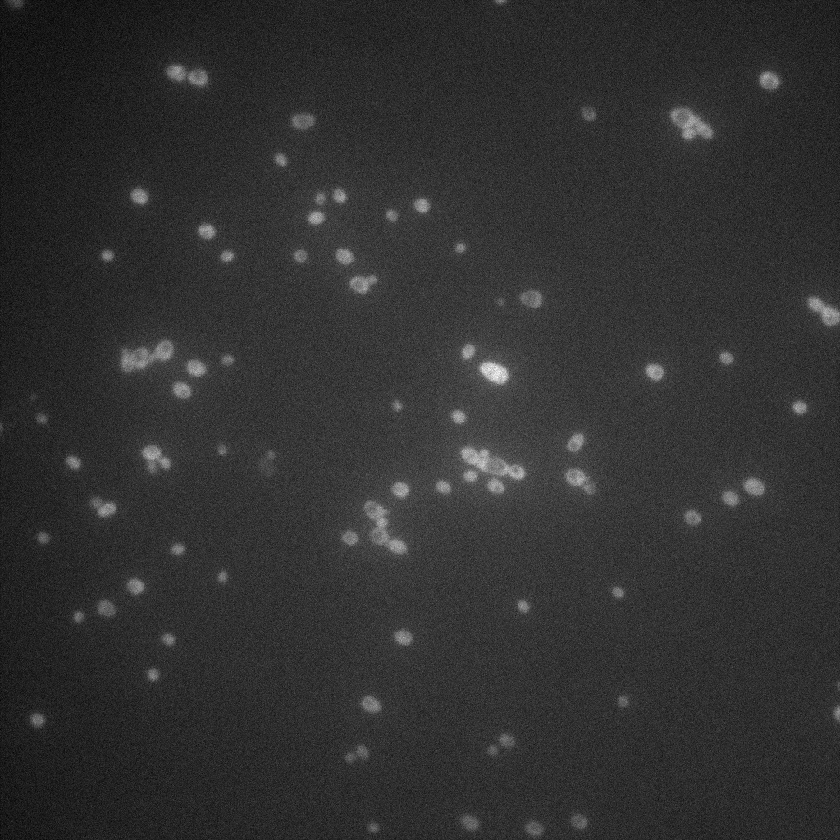
%> input picture Examples/APP/APP_V_5.1/bfmatlab/Plan_1.nd2.tif, 840 x 840 px, shrunk from 1024 x 1024 before the run
$ octave --eval "result = edgeFun('bfmatlab/Plan_1.nd2.tif');"   (GNU Octave 9; MATLAB toolbox functions it lacks are replaced by stand-ins)
%> lines starting %> are read from the running program, lines starting %| are printed output that depends on the picture; in (x1, y1, x2, y2) boxes, pixels count from 0 and x2, y2 are one past the last pixel; in counts of white or black regions, pixels touching at a corner belong together; the program's own positions count from 1
function [I,foreground]=edgeFun(filename,rforgaussion,rforclosing)
%> called with filename = 'bfmatlab/Plan_1.nd2.tif'
warning('off');
if ischar(filename)
    sample=(imread(filename));
%> sample is the input picture: size 840x840 uint16; min 558, max 1038, mean 651.5
else
    sample=filename;
end
%sample=imadjust(sample);
if (nargin<3)
    rforclosing=ceil(min(size(sample,1),size(sample,2))/1000);
%> rforclosing = 1
    if (nargin<2)
        rforgaussion=1;
    end
end

% initial saddle plot
if (size(sample,3)>1)
    gsample=rgb2gray(sample);
else
    gsample=sample;
end
if (rforgaussion)
    I=double(imgaussfilt(gsample,rforgaussion));
else
    I=double(gsample);
end
Ia=I(3:end,2:end-1)+I(1:end-2,2:end-1)-I(2:end-1,1:end-2)-I(2:end-1,3:end);
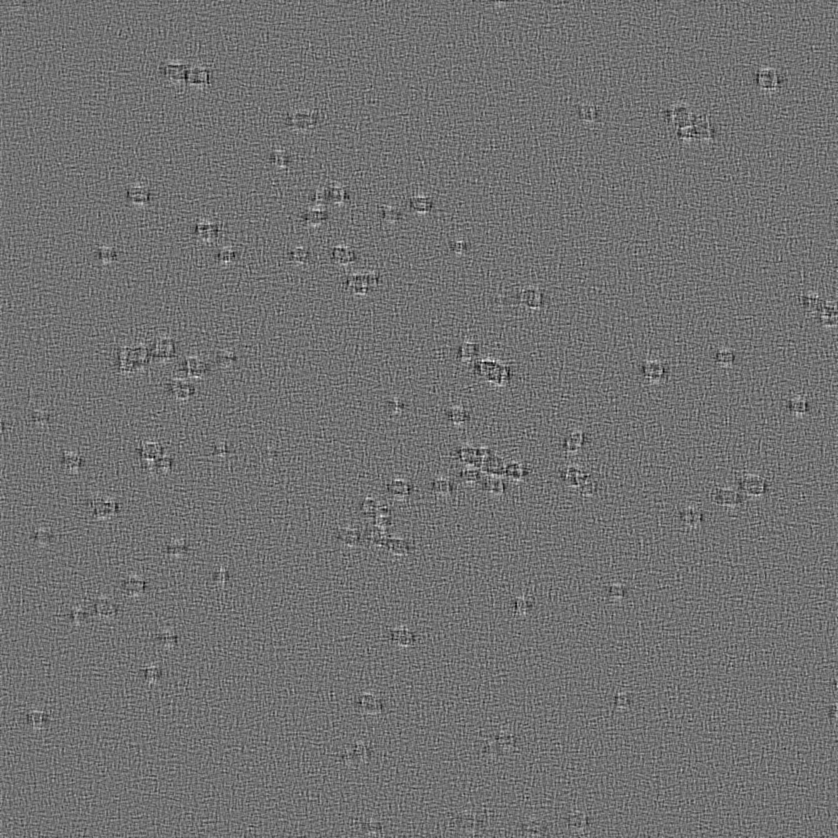
%> Ia: size 838x838 double; min -25, max 31, mean 0; drawn with min black and max white
Ib=I(3:end,3:end)+I(1:end-2,1:end-2)-I(1:end-2,3:end)-I(3:end,1:end-2);
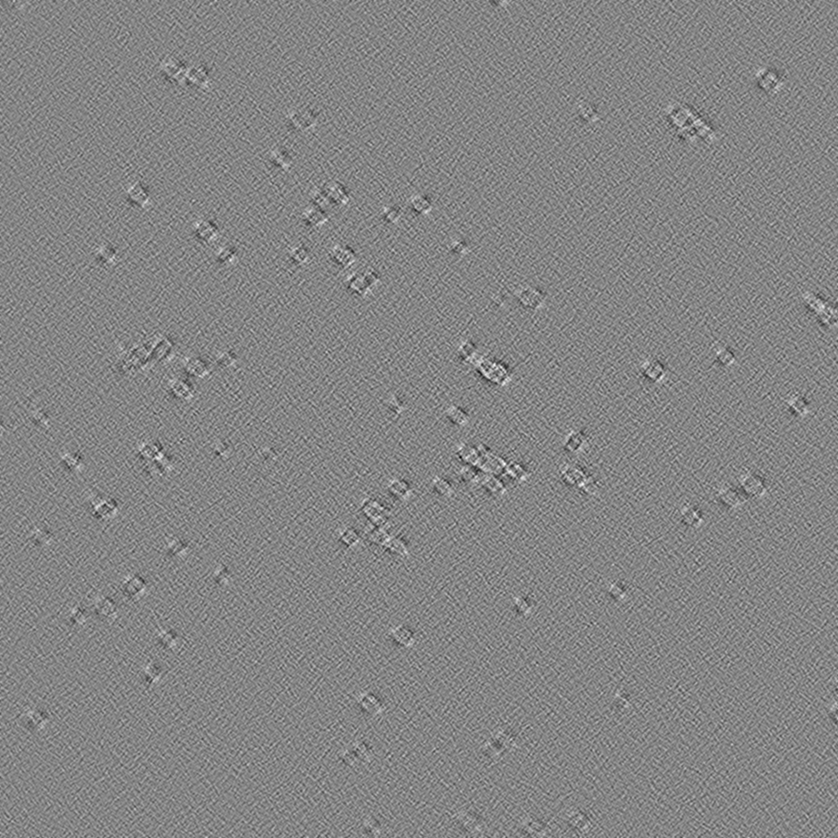
%> Ib: size 838x838 double; min -50, max 46, mean 0; drawn with min black and max white
Ito=(Ia.^2+Ib.^2/4).^0.5;%./(I(2:end-1,2:end-1)+1);
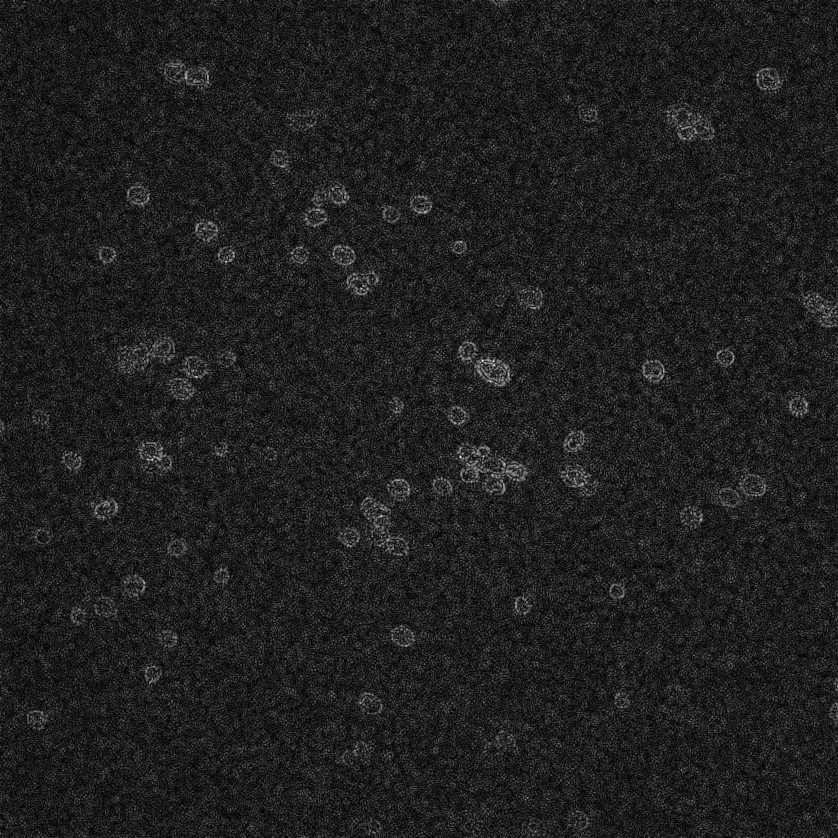
%> Ito: size 838x838 double; min 0, max 32.28, mean 4.1; drawn with min black and max white
I([1,end],:,:)=[];
%> I: size 838x840 double
I(:,[1,end],:)=[];
%> I: size 838x838 double
Ito=I.*Ito/max(Ito(:));
Ito=uint16(Ito/max(Ito(:))*(2^16-1));
%> Ito: size 838x838 uint16
%figure, imshowpair(gsample,Ito,'montage');

% closed saddle plot

IIto=Ito;
Ito = imfill(Ito,'holes');
Ito=imopen(Ito, strel('disk', rforclosing));

Ito=imclose(Ito, strel('disk', rforclosing));
Ito=imclearborder(Ito,8);
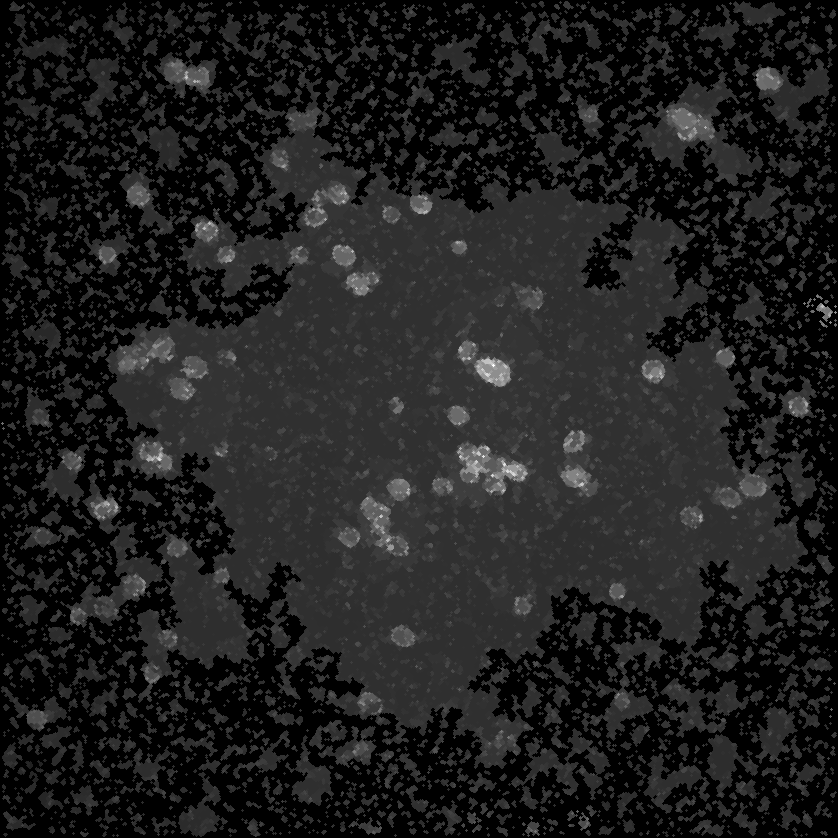
%> Ito: size 838x838 uint16; min 0, max 36470, mean 4504; drawn with min black and max white
Ito=~imbinarize(Ito);
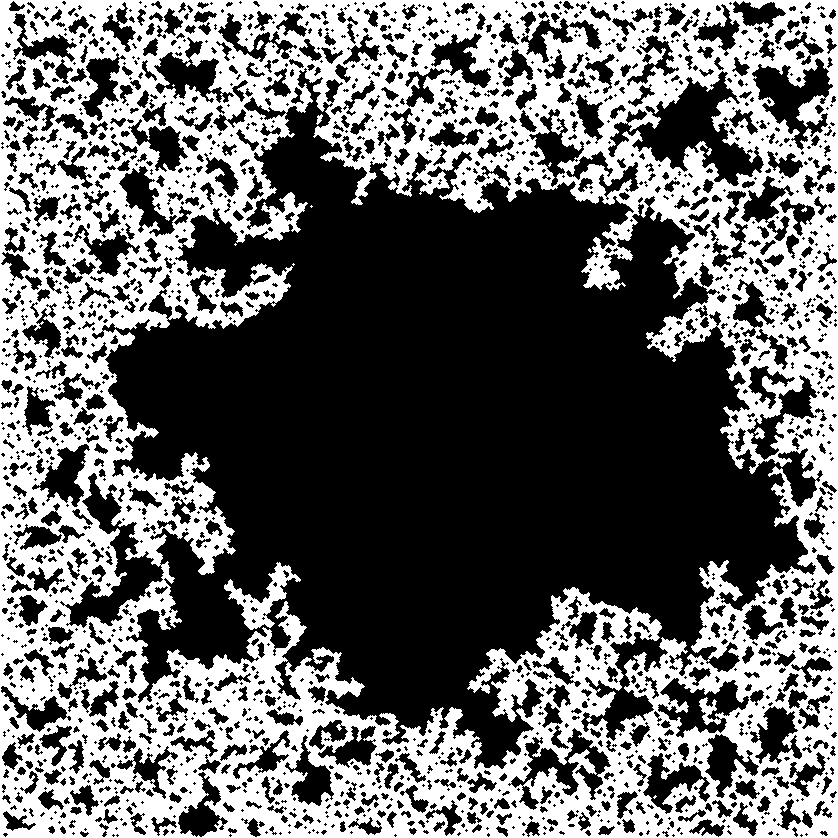
%> Ito: size 838x838 logical; 41.4% white; 19 white regions (13 under 20 px), largest, box (x1, y1, x2, y2) and area: (0, 0, 838, 838) 288524, (224, 562, 301, 630) 1570, (754, 427, 765, 439) 79, (256, 40, 264, 50) 42, (316, 114, 323, 125) 40, (706, 148, 712, 156) 25

%figure, imshowpair(~Ito,IIto,'montage');

sample([1,end],:,:)=[];
%> sample: size 838x840 uint16
sample(:,[1,end],:)=[];
%> sample: size 838x838 uint16

fadesample=sample;
fadesample(repmat(Ito,1,1,size(sample,3)))=0;
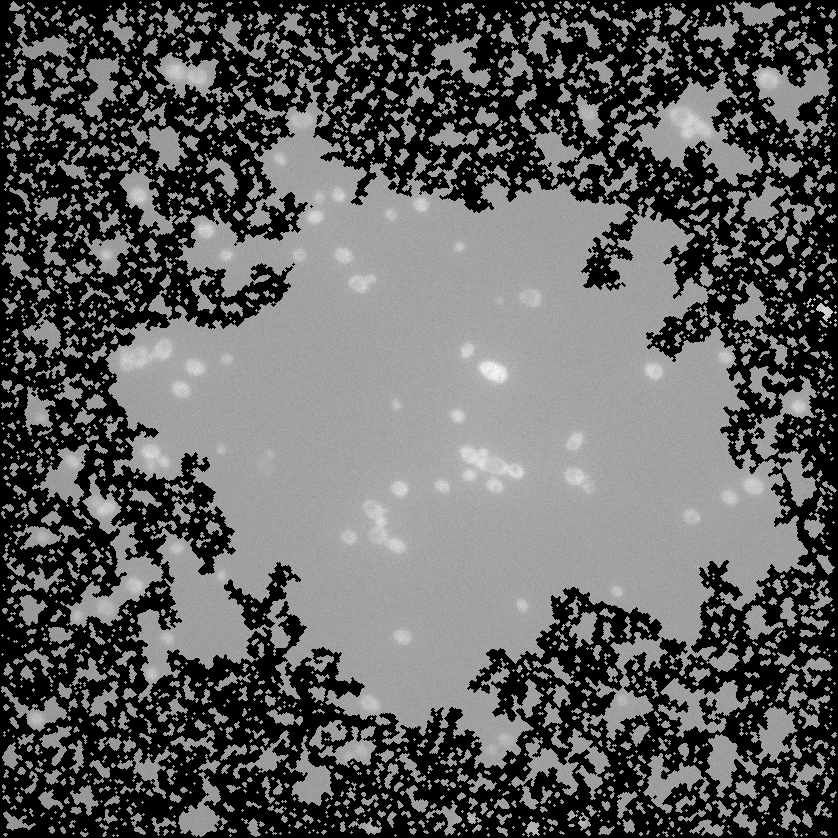
%> fadesample: size 838x838 uint16; min 0, max 1038, mean 387.3; drawn with min black and max white
%figure, imshow([sample,fadesample]);

foreground=sample;
foreground(repmat(Ito,1,1,size(sample,3)))=0;
%figure, imshow([sample,foreground]);
I=~Ito;

end
